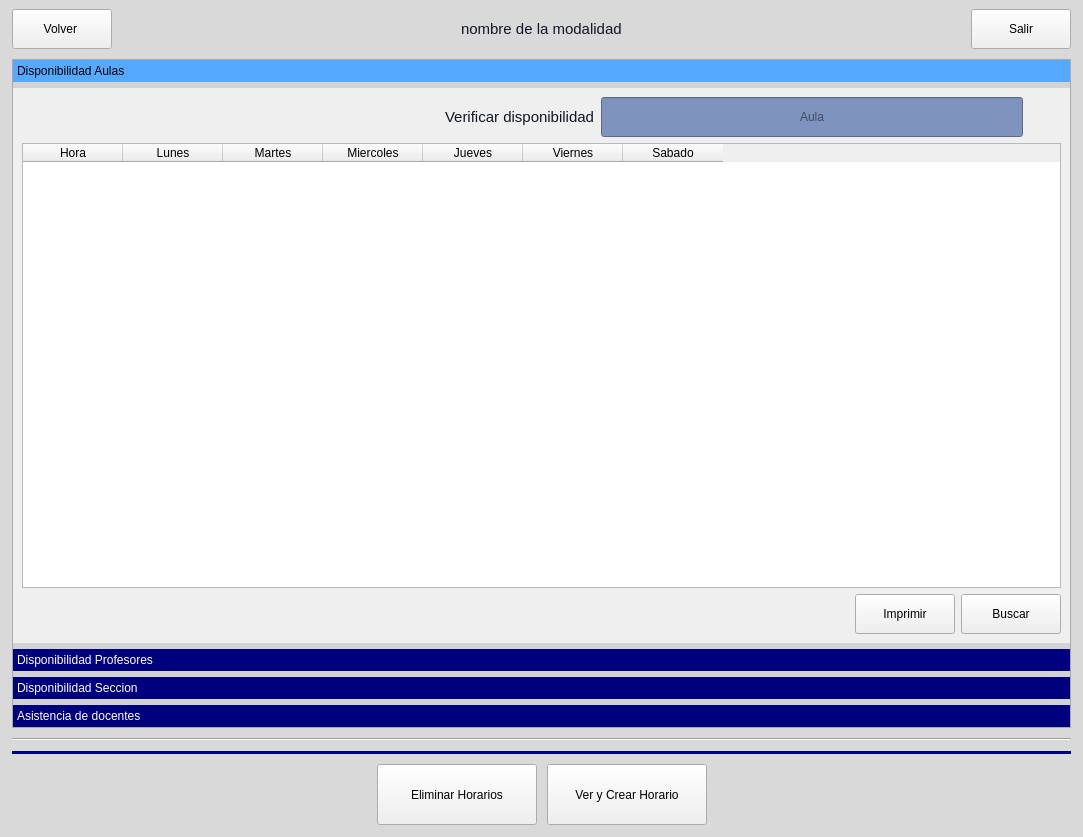
<?xml version="1.0" encoding="UTF-8"?>
<ui version="4.0">
 <class>MainWindow</class>
 <widget class="QMainWindow" name="MainWindow">
  <property name="geometry">
   <rect>
    <x>0</x>
    <y>0</y>
    <width>1083</width>
    <height>837</height>
   </rect>
  </property>
  <property name="windowTitle">
   <string>MainWindow</string>
  </property>
  <property name="styleSheet">
   <string notr="true">
QMainWindow{
background-color:#D9D9D9;
}
QLineEdit{
background-color: #7E94Bf;
}
QLabel{
font-size:15px;
color:#111626;}
</string>
  </property>
  <widget class="QWidget" name="centralwidget">
   <layout class="QVBoxLayout" name="verticalLayout_5">
    <property name="spacing">
     <number>10</number>
    </property>
    <property name="leftMargin">
     <number>12</number>
    </property>
    <property name="rightMargin">
     <number>12</number>
    </property>
    <property name="bottomMargin">
     <number>12</number>
    </property>
    <item>
     <layout class="QHBoxLayout" name="horizontalLayout">
      <item>
       <widget class="QPushButton" name="bt_back">
        <property name="minimumSize">
         <size>
          <width>100</width>
          <height>40</height>
         </size>
        </property>
        <property name="styleSheet">
         <string notr="true">QPushButton{
background-color:#253b59;
color:white;
font-size:14px;
border-radius:15px;
}
QPushButton::Hover{
background-color:#637aa6;
}
font-size:15px;</string>
        </property>
        <property name="text">
         <string>Volver </string>
        </property>
       </widget>
      </item>
      <item>
       <spacer name="horizontalSpacer">
        <property name="orientation">
         <enum>Qt::Horizontal</enum>
        </property>
        <property name="sizeHint" stdset="0">
         <size>
          <width>40</width>
          <height>20</height>
         </size>
        </property>
       </spacer>
      </item>
      <item>
       <widget class="QLabel" name="label">
        <property name="text">
         <string>nombre de la modalidad</string>
        </property>
       </widget>
      </item>
      <item>
       <spacer name="horizontalSpacer_9">
        <property name="orientation">
         <enum>Qt::Horizontal</enum>
        </property>
        <property name="sizeHint" stdset="0">
         <size>
          <width>40</width>
          <height>20</height>
         </size>
        </property>
       </spacer>
      </item>
      <item>
       <widget class="QPushButton" name="bt_salir">
        <property name="minimumSize">
         <size>
          <width>100</width>
          <height>40</height>
         </size>
        </property>
        <property name="styleSheet">
         <string notr="true">QPushButton{
background-color:#253b59;
color:white;
font-size:14px;
border-radius:15px;
}
QPushButton::Hover{
background-color:#637aa6;
}
font-size:15px;</string>
        </property>
        <property name="text">
         <string>Salir</string>
        </property>
       </widget>
      </item>
     </layout>
    </item>
    <item>
     <widget class="QToolBox" name="toolBox">
      <property name="styleSheet">
       <string notr="true">QToolBox {
    background-color: lightgray;
    border: 1px solid darkgray;
    font: 75 15pt &quot;Arial&quot;;
}

QToolBox::tab {
    background-color: #00007f;
    color: white;
}

QToolBox::tab:selected {
    background-color: #55aaff;
	background-color: rgb(85, 170, 255);
    color: black;
}
</string>
      </property>
      <property name="currentIndex">
       <number>0</number>
      </property>
      <widget class="QWidget" name="page">
       <property name="geometry">
        <rect>
         <x>0</x>
         <y>0</y>
         <width>1057</width>
         <height>515</height>
        </rect>
       </property>
       <attribute name="icon">
        <iconset>
         <normaloff>imagenes/university.png</normaloff>imagenes/university.png</iconset>
       </attribute>
       <attribute name="label">
        <string>Disponibilidad Aulas</string>
       </attribute>
       <layout class="QVBoxLayout" name="verticalLayout_4">
        <item>
         <layout class="QHBoxLayout" name="horizontalLayout_5">
          <item>
           <spacer name="horizontalSpacer_8">
            <property name="orientation">
             <enum>Qt::Horizontal</enum>
            </property>
            <property name="sizeHint" stdset="0">
             <size>
              <width>40</width>
              <height>20</height>
             </size>
            </property>
           </spacer>
          </item>
          <item>
           <widget class="QLabel" name="label_55">
            <property name="text">
             <string>Verificar disponibilidad</string>
            </property>
           </widget>
          </item>
          <item>
           <widget class="QLineEdit" name="ln_disponibilidad_aula">
            <property name="minimumSize">
             <size>
              <width>0</width>
              <height>40</height>
             </size>
            </property>
            <property name="alignment">
             <set>Qt::AlignCenter</set>
            </property>
            <property name="readOnly">
             <bool>true</bool>
            </property>
            <property name="placeholderText">
             <string>Aula</string>
            </property>
           </widget>
          </item>
          <item>
           <widget class="QPushButton" name="bt_buscar">
            <property name="styleSheet">
             <string notr="true">border:none;</string>
            </property>
            <property name="text">
             <string/>
            </property>
            <property name="icon">
             <iconset>
              <normaloff>imagenes/baseline-search.png</normaloff>imagenes/baseline-search.png</iconset>
            </property>
           </widget>
          </item>
         </layout>
        </item>
        <item>
         <widget class="QTableWidget" name="tableWidget_aulas">
          <column>
           <property name="text">
            <string>Hora</string>
           </property>
          </column>
          <column>
           <property name="text">
            <string>Lunes</string>
           </property>
          </column>
          <column>
           <property name="text">
            <string>Martes</string>
           </property>
          </column>
          <column>
           <property name="text">
            <string>Miercoles</string>
           </property>
          </column>
          <column>
           <property name="text">
            <string>Jueves</string>
           </property>
          </column>
          <column>
           <property name="text">
            <string>Viernes</string>
           </property>
          </column>
          <column>
           <property name="text">
            <string>Sabado</string>
           </property>
          </column>
         </widget>
        </item>
        <item>
         <layout class="QHBoxLayout" name="horizontalLayout_6">
          <item>
           <spacer name="horizontalSpacer_5">
            <property name="orientation">
             <enum>Qt::Horizontal</enum>
            </property>
            <property name="sizeHint" stdset="0">
             <size>
              <width>40</width>
              <height>20</height>
             </size>
            </property>
           </spacer>
          </item>
          <item>
           <widget class="QPushButton" name="bt_imprimirAula">
            <property name="minimumSize">
             <size>
              <width>100</width>
              <height>40</height>
             </size>
            </property>
            <property name="styleSheet">
             <string notr="true">QPushButton{
background-color:#253b59;
color:white;
font-size:14px;
border-radius:15px;
}
QPushButton::Hover{
background-color:#637aa6;
}
font-size:15px;</string>
            </property>
            <property name="text">
             <string>Imprimir</string>
            </property>
           </widget>
          </item>
          <item>
           <widget class="QPushButton" name="bt_buscarAula">
            <property name="minimumSize">
             <size>
              <width>100</width>
              <height>40</height>
             </size>
            </property>
            <property name="styleSheet">
             <string notr="true">QPushButton{
background-color:#253b59;
color:white;
font-size:14px;
border-radius:15px;
}
QPushButton::Hover{
background-color:#637aa6;
}
font-size:15px;</string>
            </property>
            <property name="text">
             <string>Buscar</string>
            </property>
           </widget>
          </item>
         </layout>
        </item>
       </layout>
      </widget>
      <widget class="QWidget" name="page_2">
       <property name="geometry">
        <rect>
         <x>0</x>
         <y>0</y>
         <width>1057</width>
         <height>515</height>
        </rect>
       </property>
       <attribute name="icon">
        <iconset>
         <normaloff>imagenes/adduser.png</normaloff>imagenes/adduser.png</iconset>
       </attribute>
       <attribute name="label">
        <string>Disponibilidad Profesores</string>
       </attribute>
       <layout class="QVBoxLayout" name="verticalLayout_2">
        <item>
         <layout class="QHBoxLayout" name="horizontalLayout_11">
          <item>
           <spacer name="horizontalSpacer_4">
            <property name="orientation">
             <enum>Qt::Horizontal</enum>
            </property>
            <property name="sizeHint" stdset="0">
             <size>
              <width>40</width>
              <height>20</height>
             </size>
            </property>
           </spacer>
          </item>
          <item>
           <widget class="QLabel" name="label_57">
            <property name="text">
             <string>Verificar disponibilidad</string>
            </property>
           </widget>
          </item>
          <item>
           <widget class="QLineEdit" name="ln_disponibilidad_profesores">
            <property name="minimumSize">
             <size>
              <width>0</width>
              <height>40</height>
             </size>
            </property>
            <property name="maximumSize">
             <size>
              <width>16777215</width>
              <height>16777211</height>
             </size>
            </property>
            <property name="alignment">
             <set>Qt::AlignCenter</set>
            </property>
            <property name="readOnly">
             <bool>true</bool>
            </property>
            <property name="placeholderText">
             <string>Profesor</string>
            </property>
           </widget>
          </item>
          <item>
           <widget class="QPushButton" name="bt_profesor">
            <property name="text">
             <string/>
            </property>
            <property name="icon">
             <iconset>
              <normaloff>imagenes/baseline-search.png</normaloff>imagenes/baseline-search.png</iconset>
            </property>
           </widget>
          </item>
         </layout>
        </item>
        <item>
         <widget class="QTableWidget" name="tableWidget_profesores">
          <column>
           <property name="text">
            <string>Hora</string>
           </property>
          </column>
          <column>
           <property name="text">
            <string>Lunes</string>
           </property>
          </column>
          <column>
           <property name="text">
            <string>Martes</string>
           </property>
          </column>
          <column>
           <property name="text">
            <string>Miercoles</string>
           </property>
          </column>
          <column>
           <property name="text">
            <string>Jueves</string>
           </property>
          </column>
          <column>
           <property name="text">
            <string>Viernes</string>
           </property>
          </column>
          <column>
           <property name="text">
            <string>Sabado</string>
           </property>
          </column>
         </widget>
        </item>
        <item>
         <layout class="QHBoxLayout" name="horizontalLayout_4">
          <item>
           <spacer name="horizontalSpacer_6">
            <property name="orientation">
             <enum>Qt::Horizontal</enum>
            </property>
            <property name="sizeHint" stdset="0">
             <size>
              <width>40</width>
              <height>20</height>
             </size>
            </property>
           </spacer>
          </item>
          <item>
           <widget class="QPushButton" name="bt_imprimirProfesor">
            <property name="minimumSize">
             <size>
              <width>100</width>
              <height>40</height>
             </size>
            </property>
            <property name="maximumSize">
             <size>
              <width>100</width>
              <height>40</height>
             </size>
            </property>
            <property name="styleSheet">
             <string notr="true">QPushButton{
background-color:#253b59;
color:white;
font-size:14px;
border-radius:15px;
}
QPushButton::Hover{
background-color:#637aa6;
}
font-size:15px;</string>
            </property>
            <property name="text">
             <string>Imprimir</string>
            </property>
           </widget>
          </item>
          <item>
           <widget class="QPushButton" name="bt_buscarProf">
            <property name="minimumSize">
             <size>
              <width>100</width>
              <height>40</height>
             </size>
            </property>
            <property name="maximumSize">
             <size>
              <width>100</width>
              <height>40</height>
             </size>
            </property>
            <property name="styleSheet">
             <string notr="true">QPushButton{
background-color:#253b59;
color:white;
font-size:14px;
border-radius:15px;
}
QPushButton::Hover{
background-color:#637aa6;
}
font-size:15px;</string>
            </property>
            <property name="text">
             <string>Buscar</string>
            </property>
           </widget>
          </item>
         </layout>
        </item>
       </layout>
      </widget>
      <widget class="QWidget" name="page_3">
       <property name="geometry">
        <rect>
         <x>0</x>
         <y>0</y>
         <width>729</width>
         <height>372</height>
        </rect>
       </property>
       <attribute name="icon">
        <iconset>
         <normaloff>imagenes/users-line.png</normaloff>imagenes/users-line.png</iconset>
       </attribute>
       <attribute name="label">
        <string>Disponibilidad Seccion</string>
       </attribute>
       <layout class="QVBoxLayout" name="verticalLayout">
        <item>
         <layout class="QHBoxLayout" name="horizontalLayout_3">
          <item>
           <spacer name="horizontalSpacer_14">
            <property name="orientation">
             <enum>Qt::Horizontal</enum>
            </property>
            <property name="sizeHint" stdset="0">
             <size>
              <width>40</width>
              <height>20</height>
             </size>
            </property>
           </spacer>
          </item>
          <item>
           <layout class="QHBoxLayout" name="horizontalLayout_20">
            <item>
             <widget class="QLabel" name="label_73">
              <property name="text">
               <string>Verificar disponibilidad</string>
              </property>
             </widget>
            </item>
            <item>
             <widget class="QLineEdit" name="ln_disponibilidad_carrera">
              <property name="minimumSize">
               <size>
                <width>100</width>
                <height>40</height>
               </size>
              </property>
              <property name="alignment">
               <set>Qt::AlignCenter</set>
              </property>
              <property name="readOnly">
               <bool>true</bool>
              </property>
              <property name="placeholderText">
               <string>Nivel</string>
              </property>
             </widget>
            </item>
            <item>
             <widget class="QPushButton" name="bt_carrerabuscar">
              <property name="styleSheet">
               <string notr="true">border:none;</string>
              </property>
              <property name="text">
               <string/>
              </property>
              <property name="icon">
               <iconset>
                <normaloff>imagenes/baseline-search.png</normaloff>imagenes/baseline-search.png</iconset>
              </property>
             </widget>
            </item>
            <item>
             <widget class="QLineEdit" name="ln_disponibilidad_seccion">
              <property name="minimumSize">
               <size>
                <width>100</width>
                <height>40</height>
               </size>
              </property>
              <property name="alignment">
               <set>Qt::AlignCenter</set>
              </property>
              <property name="readOnly">
               <bool>true</bool>
              </property>
              <property name="placeholderText">
               <string>Seccion</string>
              </property>
             </widget>
            </item>
            <item>
             <widget class="QPushButton" name="bt_seccionbuscar">
              <property name="styleSheet">
               <string notr="true">border:none;</string>
              </property>
              <property name="text">
               <string/>
              </property>
              <property name="icon">
               <iconset>
                <normaloff>imagenes/baseline-search.png</normaloff>imagenes/baseline-search.png</iconset>
              </property>
             </widget>
            </item>
           </layout>
          </item>
         </layout>
        </item>
        <item>
         <widget class="QTableWidget" name="tableWidget_seccion">
          <column>
           <property name="text">
            <string>Hora</string>
           </property>
          </column>
          <column>
           <property name="text">
            <string>Lunes</string>
           </property>
          </column>
          <column>
           <property name="text">
            <string>Martes</string>
           </property>
          </column>
          <column>
           <property name="text">
            <string>Miercoles</string>
           </property>
          </column>
          <column>
           <property name="text">
            <string>Jueves</string>
           </property>
          </column>
          <column>
           <property name="text">
            <string>Viernes</string>
           </property>
          </column>
          <column>
           <property name="text">
            <string>Sabado</string>
           </property>
          </column>
         </widget>
        </item>
        <item>
         <layout class="QHBoxLayout" name="horizontalLayout_7">
          <item>
           <spacer name="horizontalSpacer_7">
            <property name="orientation">
             <enum>Qt::Horizontal</enum>
            </property>
            <property name="sizeHint" stdset="0">
             <size>
              <width>40</width>
              <height>20</height>
             </size>
            </property>
           </spacer>
          </item>
          <item>
           <widget class="QPushButton" name="bt_sesion">
            <property name="minimumSize">
             <size>
              <width>100</width>
              <height>40</height>
             </size>
            </property>
            <property name="styleSheet">
             <string notr="true">QPushButton{
background-color:#253b59;
color:white;
font-size:14px;
border-radius:15px;
}
QPushButton::Hover{
background-color:#637aa6;
}
font-size:15px;</string>
            </property>
            <property name="text">
             <string>Buscar</string>
            </property>
           </widget>
          </item>
         </layout>
        </item>
       </layout>
      </widget>
      <widget class="QWidget" name="page_4">
       <attribute name="label">
        <string>Asistencia de docentes</string>
       </attribute>
       <layout class="QVBoxLayout" name="verticalLayout_6">
        <item>
         <layout class="QVBoxLayout" name="verticalLayout_3">
          <item>
           <layout class="QHBoxLayout" name="horizontalLayout_8">
            <item>
             <spacer name="horizontalSpacer_10">
              <property name="orientation">
               <enum>Qt::Horizontal</enum>
              </property>
              <property name="sizeHint" stdset="0">
               <size>
                <width>40</width>
                <height>20</height>
               </size>
              </property>
             </spacer>
            </item>
            <item>
             <widget class="QComboBox" name="comboBox_dia">
              <property name="minimumSize">
               <size>
                <width>150</width>
                <height>40</height>
               </size>
              </property>
              <property name="maximumSize">
               <size>
                <width>150</width>
                <height>40</height>
               </size>
              </property>
              <property name="layoutDirection">
               <enum>Qt::LeftToRight</enum>
              </property>
              <property name="styleSheet">
               <string notr="true">background-color: #7E94Bf;
color: #ffffff;
font: 75 15pt &quot;MS Sans Serif&quot;;
border-radius:15px;</string>
              </property>
              <item>
               <property name="text">
                <string>Lunes</string>
               </property>
              </item>
              <item>
               <property name="text">
                <string>Martes</string>
               </property>
              </item>
              <item>
               <property name="text">
                <string>Miercoles</string>
               </property>
              </item>
              <item>
               <property name="text">
                <string>Jueves</string>
               </property>
              </item>
              <item>
               <property name="text">
                <string>Viernes</string>
               </property>
              </item>
              <item>
               <property name="text">
                <string>Sabado</string>
               </property>
              </item>
             </widget>
            </item>
            <item>
             <widget class="QPushButton" name="bt_asistencia">
              <property name="minimumSize">
               <size>
                <width>100</width>
                <height>40</height>
               </size>
              </property>
              <property name="styleSheet">
               <string notr="true">QPushButton{
background-color:#253b59;
color:white;
font-size:14px;
border-radius:15px;
}
QPushButton::Hover{
background-color:#637aa6;
}
font-size:15px;</string>
              </property>
              <property name="text">
               <string>Buscar</string>
              </property>
             </widget>
            </item>
           </layout>
          </item>
          <item>
           <widget class="QLabel" name="label_2">
            <property name="styleSheet">
             <string notr="true">font: 75 16pt &quot;MS Shell Dlg 2&quot;;</string>
            </property>
            <property name="text">
             <string>Control de asistencia de facilitadores</string>
            </property>
            <property name="alignment">
             <set>Qt::AlignCenter</set>
            </property>
           </widget>
          </item>
          <item>
           <widget class="QTableWidget" name="tableWidget">
            <column>
             <property name="text">
              <string>Nombres y Apellidos</string>
             </property>
            </column>
            <column>
             <property name="text">
              <string>Asignatura</string>
             </property>
            </column>
            <column>
             <property name="text">
              <string>Aula</string>
             </property>
            </column>
            <column>
             <property name="text">
              <string>Hora</string>
             </property>
            </column>
            <column>
             <property name="text">
              <string>Entrada</string>
             </property>
            </column>
            <column>
             <property name="text">
              <string>Firma</string>
             </property>
            </column>
            <column>
             <property name="text">
              <string>N°OBJ</string>
             </property>
            </column>
            <column>
             <property name="text">
              <string>Contenido</string>
             </property>
            </column>
            <column>
             <property name="text">
              <string>Salida</string>
             </property>
            </column>
            <column>
             <property name="text">
              <string>Firma</string>
             </property>
            </column>
           </widget>
          </item>
         </layout>
        </item>
       </layout>
      </widget>
     </widget>
    </item>
    <item>
     <widget class="Line" name="line">
      <property name="orientation">
       <enum>Qt::Horizontal</enum>
      </property>
     </widget>
    </item>
    <item>
     <widget class="Line" name="line_2">
      <property name="styleSheet">
       <string notr="true">background-color:#00007f;</string>
      </property>
      <property name="orientation">
       <enum>Qt::Horizontal</enum>
      </property>
     </widget>
    </item>
    <item>
     <layout class="QHBoxLayout" name="horizontalLayout_2">
      <item>
       <spacer name="horizontalSpacer_2">
        <property name="orientation">
         <enum>Qt::Horizontal</enum>
        </property>
        <property name="sizeHint" stdset="0">
         <size>
          <width>40</width>
          <height>20</height>
         </size>
        </property>
       </spacer>
      </item>
      <item>
       <widget class="QPushButton" name="bt_delete">
        <property name="minimumSize">
         <size>
          <width>160</width>
          <height>61</height>
         </size>
        </property>
        <property name="maximumSize">
         <size>
          <width>160</width>
          <height>61</height>
         </size>
        </property>
        <property name="styleSheet">
         <string notr="true">QPushButton{
background-color:#253b59;
color:white;
font-size:14px;
border-radius:15px;
}
QPushButton::Hover{
background-color:#637aa6;
}
font-size:15px;
font-size:15px;</string>
        </property>
        <property name="text">
         <string>Eliminar Horarios</string>
        </property>
        <property name="icon">
         <iconset>
          <normaloff>imagenes/delete.png</normaloff>imagenes/delete.png</iconset>
        </property>
        <property name="iconSize">
         <size>
          <width>20</width>
          <height>20</height>
         </size>
        </property>
       </widget>
      </item>
      <item>
       <widget class="QPushButton" name="bt_crear">
        <property name="minimumSize">
         <size>
          <width>160</width>
          <height>61</height>
         </size>
        </property>
        <property name="maximumSize">
         <size>
          <width>160</width>
          <height>61</height>
         </size>
        </property>
        <property name="styleSheet">
         <string notr="true">QPushButton{
background-color:#253b59;
color:white;
font-size:14px;
border-radius:15px;
}
QPushButton::Hover{
background-color:#637aa6;
}
font-size:15px;
font-size:15px;
</string>
        </property>
        <property name="text">
         <string>Ver y Crear Horario</string>
        </property>
        <property name="icon">
         <iconset>
          <normaloff>imagenes/calendar3 (2).png</normaloff>imagenes/calendar3 (2).png</iconset>
        </property>
        <property name="iconSize">
         <size>
          <width>20</width>
          <height>20</height>
         </size>
        </property>
       </widget>
      </item>
      <item>
       <spacer name="horizontalSpacer_3">
        <property name="orientation">
         <enum>Qt::Horizontal</enum>
        </property>
        <property name="sizeHint" stdset="0">
         <size>
          <width>40</width>
          <height>20</height>
         </size>
        </property>
       </spacer>
      </item>
     </layout>
    </item>
   </layout>
  </widget>
 </widget>
 <resources/>
 <connections/>
</ui>
